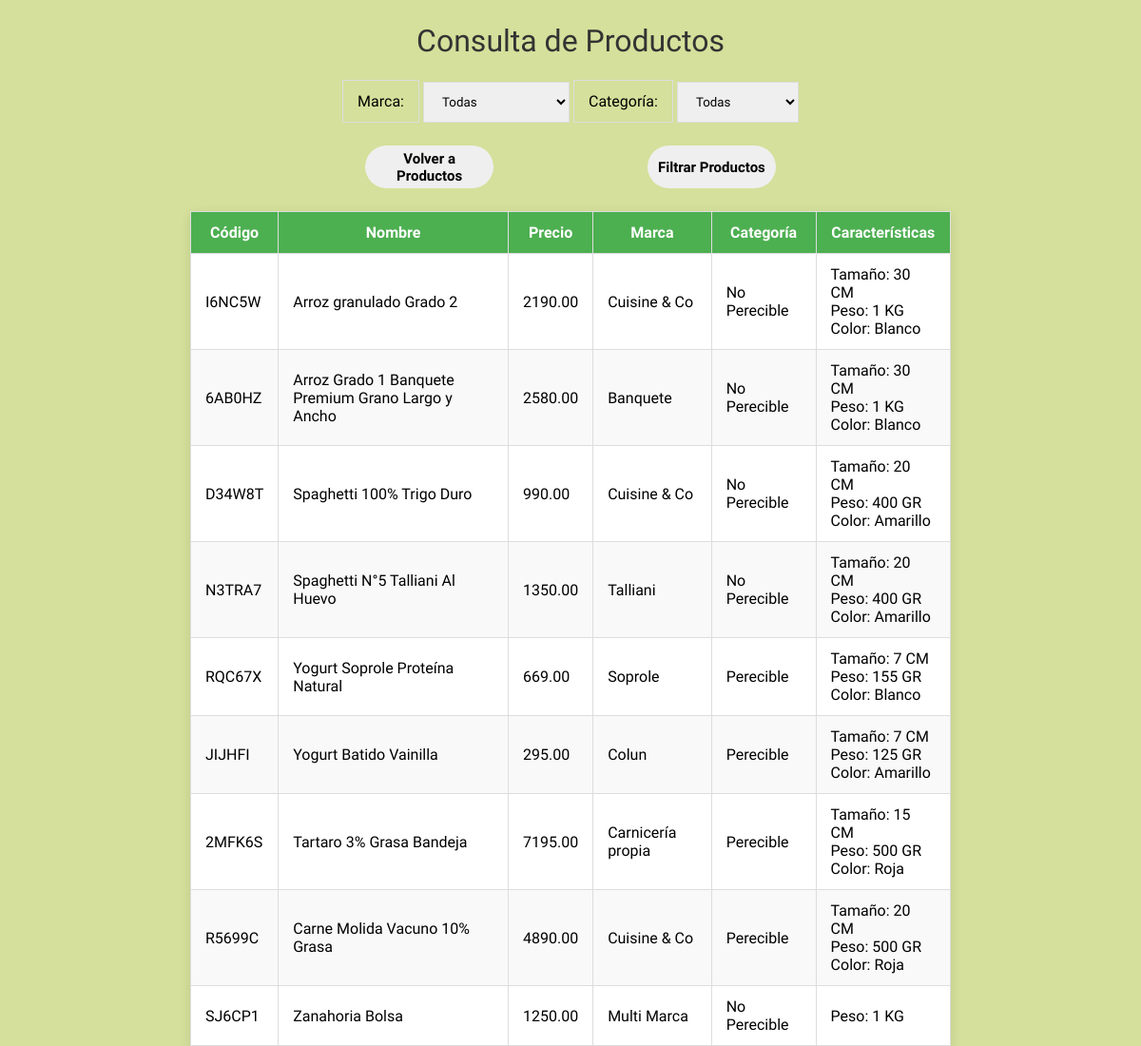
/consultar/ (signed in), run on an earlier commit of the app's database.
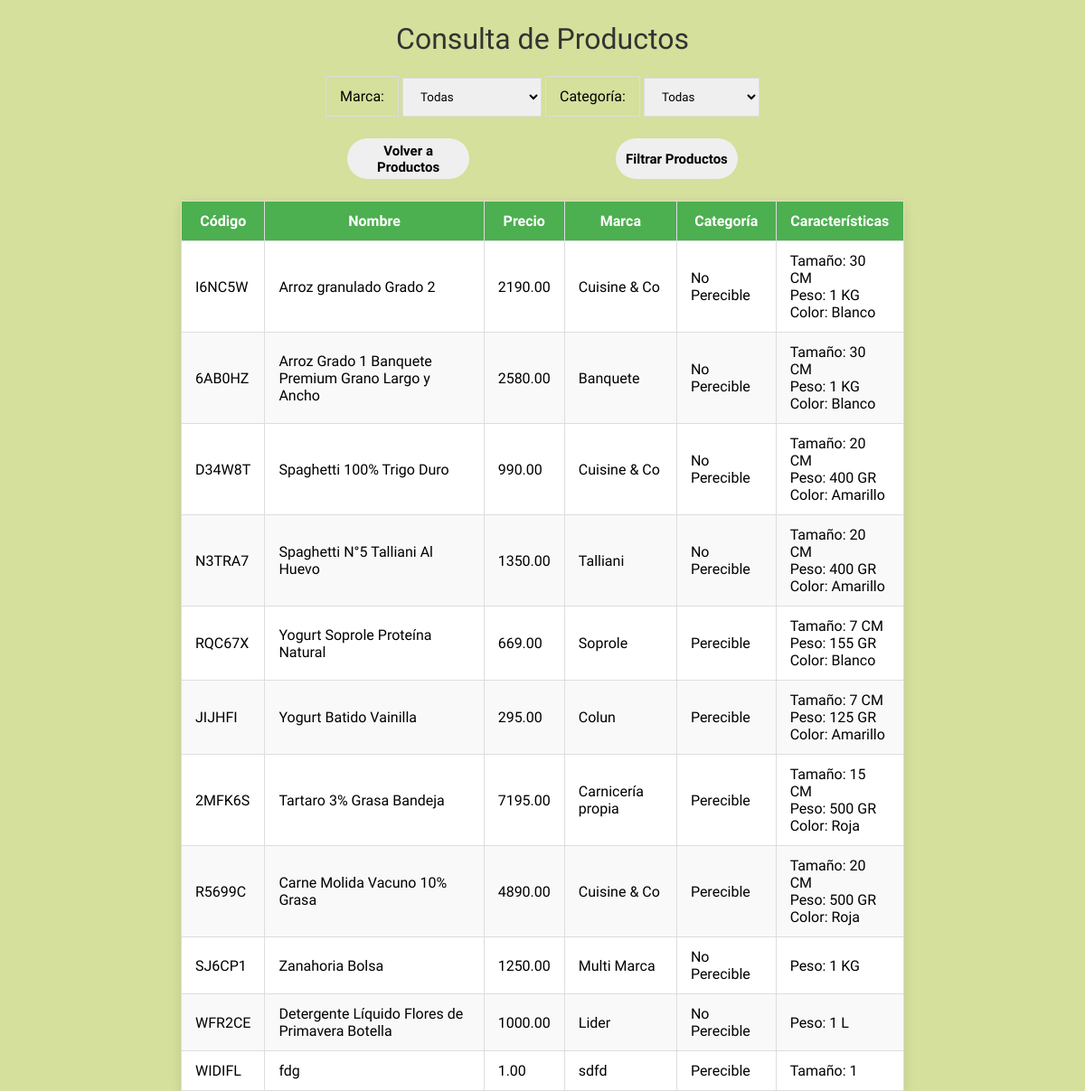
And on a later commit of the database.
### productos/models.py (models this page shows, shortened)
class Producto(models.Model):
    codigo = models.CharField(max_length=10, unique=True)
    nombre = models.CharField(max_length=100)
    precio = models.DecimalField(max_digits=10, decimal_places=2)
    marca = models.ForeignKey(Marca, on_delete=models.CASCADE)
    categoria = models.ForeignKey(Categoria, on_delete=models.SET_NULL, null=True, blank=True)

class Marca(models.Model):
    nombre = models.CharField(max_length=100)

class Categoria(models.Model):
    nombre = models.CharField(max_length=100)

class Caracteristica(models.Model):
    producto = models.ForeignKey(Producto, related_name="caracteristicas", on_delete=models.CASCADE)
    nombre = models.CharField(max_length=100)
    valor = models.CharField(max_length=100)

### productos/views.py (the view)
# urls.py: path('consultar/', views.consultar_productos, name='consultar_productos'),
@login_required
def consultar_productos(request):
    productos = Producto.objects.all()
    marcas = Marca.objects.all()
    categorias = Categoria.objects.all()
    marca_id = request.GET.get('marca', None)
    if marca_id:
        productos = productos.filter(marca_id=int(marca_id))
    categoria_id = request.GET.get('categoria', None)
    if categoria_id:
        productos = productos.filter(categoria_id=int(categoria_id))
    caracteristica_nombre = request.GET.get('caracteristica', None)
    if caracteristica_nombre:
        productos = productos.filter(caracteristicas__nombre=caracteristica_nombre).distinct()
    return render(request, 'consulta.html', {
        'productos': productos,
        'marcas': marcas,
        'categorias': categorias,
    })

### productos/templates/consulta.html (shortened to what this page needs)
{% load static %}
<!DOCTYPE html>
<html lang="es">
<head>
    <link rel="stylesheet" href="{% static 'css/style_consulta.css' %}">
</head>
<body>
    <div class="header">
        <h1>Consulta de Productos</h1>
    </div>
    <section class="filtros">
    <form method="get">
        <label for="marca">Marca:</label>
        <select name="marca" id="marca">
            <option value="">Todas</option>
        </select>
        <label for="categoria">Categoría:</label>
        <select name="categoria" id="categoria">
            <option value="">Todas</option>
        </select>
        <div class="header_filtros">
            <button type="button" onclick="window.location.href='{% url 'index' %}'">Volver a Productos</button>
            <button type="submit">Filtrar Productos</button>
        </div>
    </form>
    <table border="1">
        <thead>
            <tr>
                <th>Código</th>
                <th>Nombre</th>
                <th>Precio</th>
                <th>Marca</th>
                <th>Categoría</th>
                <th>Características</th>
            </tr>
        </thead>
        <tbody>
            {% for producto in productos %}
            <tr>
                <td>{{ producto.codigo }}</td>
                <td>{{ producto.nombre }}</td>
                <td>{{ producto.precio }}</td>
                <td>{{ producto.marca.nombre }}</td>
                <td>
                    {% if producto.categoria %}
                    {{ producto.categoria.nombre }}
                    {% else %}
                    Sin categoría
                    {% endif %}
                </td>
                <td>
                    {% for caracteristica in producto.caracteristicas.all %}
                    <p>{{ caracteristica.nombre }}: {{ caracteristica.valor }}</p>
                    {% empty %}
                    No hay características registradas.
                    {% endfor %}
                </td>
            </tr>
            {% endfor %}
        </tbody>
    </table>
</section>
</body>
</html>

### static/css/style_consulta.css (style rules this page uses)
* { box-sizing: border-box; margin: 0; padding: 0; }
body { background: #d4e09b; min-height: 100vh; }
.header { margin: 24px 0px; }
h1 { font-family: "Quicksand", sans-serif; font-optical-sizing: auto; font-weight: 400; font-style: normal; text-align: center; margin-bottom: 20px; color: #333; }
table { border-collapse: collapse; width: 80%; max-width: 800px; background-color: white; box-shadow: 0px 4px 12px rgba(0, 0, 0, 0.1); margin: 0 auto; }
th, td { font-family: "Quicksand", sans-serif; font-optical-sizing: auto; font-weight: 400; font-style: normal; padding: 12px 15px; text-align: left; border: 1px solid #ddd; }
th { font-family: "Quicksand", sans-serif; font-optical-sizing: auto; font-weight: 400; font-style: normal; background-color: #4caf50; color: white; font-weight: bold; text-align: center; }
tbody tr:nth-child(even) { background-color: #f9f9f9; }
#marca, #categoria, #caracteristica { font-family: "Quicksand", sans-serif; font-optical-sizing: auto; font-weight: 400; font-style: normal; padding: 12px 15px; text-align: left; border: 1px solid #ddd; }
.filtros { display: flex; flex-direction: column; width: 100%; justify-content: center; align-items: center; }
form label { font-family: "Quicksand", sans-serif; font-optical-sizing: auto; font-weight: 400; font-style: normal; padding: 12px 15px; text-align: left; border: 1px solid #ddd; }
.header_filtros { display: flex; justify-content: space-between; align-items: center; padding: 24px; }
button { width: 9em; height: 3em; padding: 4px; border-radius: 30em; font-size: 15px; font-family: inherit; border: none; position: relative; overflow: hidden; z-index: 1; cursor: pointer; font-family: "Quicksand", sans-serif; font-optical-sizing: auto; font-weight: 600; font-style: normal; color: #000000; }
button::before { content: ""; width: 0; height: 3em; border-radius: 30em; position: absolute; top: 0; left: 0; background-image: linear-gradient(to right, #0fd850 0%, #f9f047 100%); transition: 0.5s ease; display: block; z-index: -1; }

What changed in the data, as far as the page shows it:
added Producto: codigo "WFR2CE", nombre "Detergente Líquido Flores de Primavera Botella", precio "1000.00", marca.nombre "Lider", categoria.nombre "No Perecible"
added Caracteristica: nombre "Peso", valor "1 L", shown under "WFR2CE"
added Producto: codigo "WIDIFL", nombre "fdg", precio "1.00", marca.nombre "sdfd", categoria.nombre "Perecible"
added Caracteristica: nombre "Tamaño", valor "1", shown under "WIDIFL"
